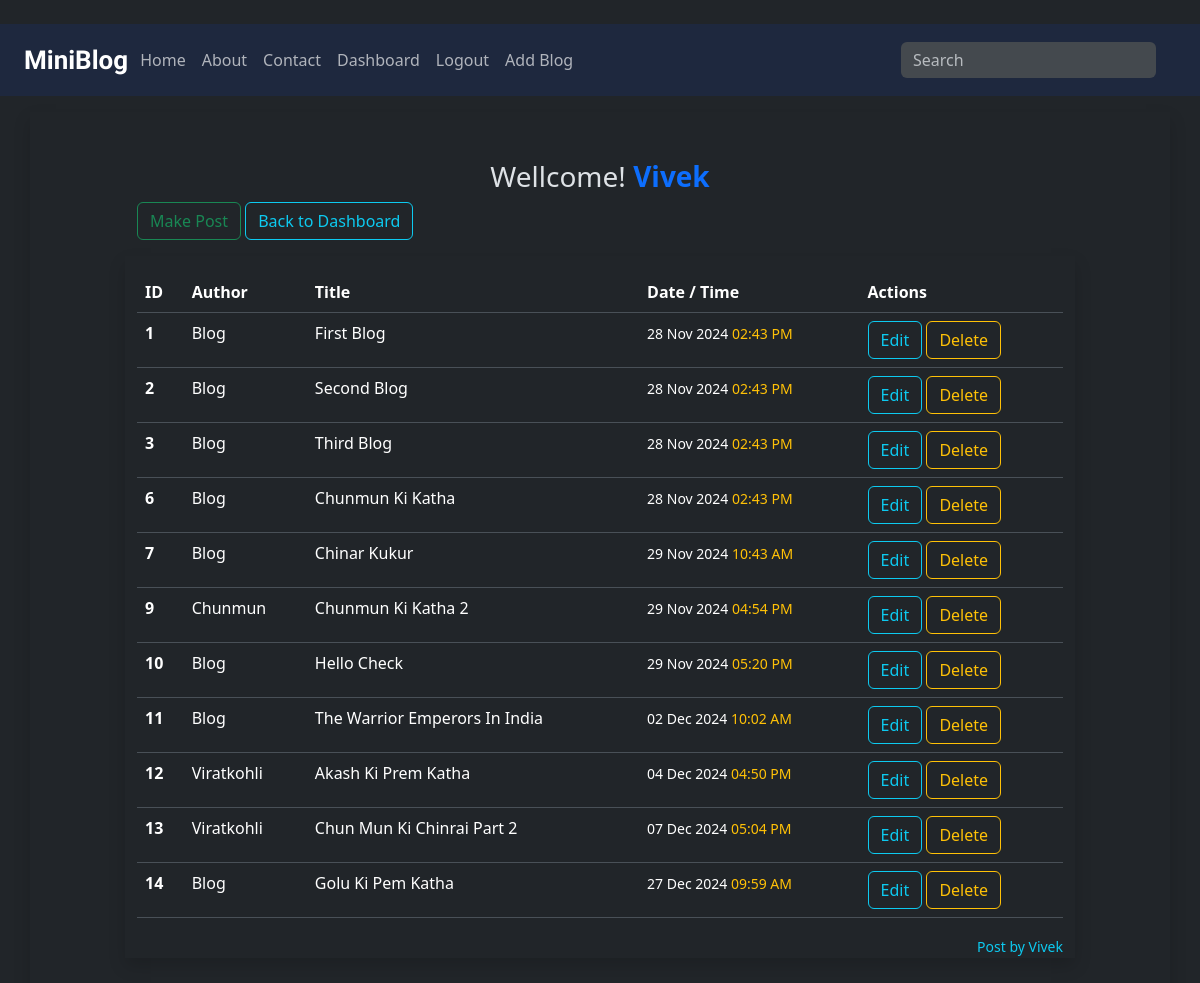
Before: /manage_post/ (signed in) with the older database file.
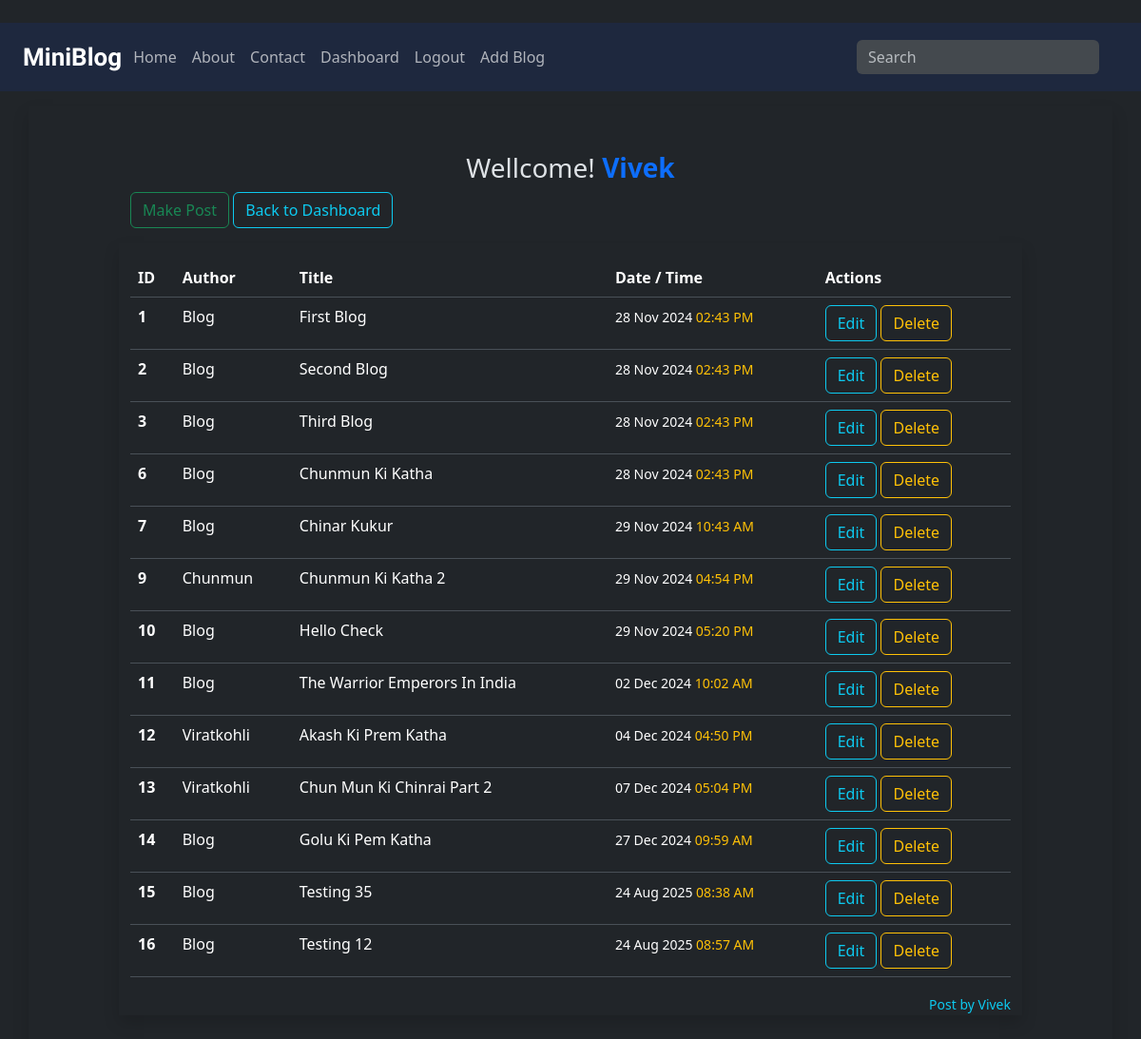
After: the same page with the newer database file.
### blog/models.py (models this page shows, shortened)
class blog_post(models.Model):
    CATEGORY_CHOICES = [
        ('general', 'General'),
        ('technology', 'Technology'),
        ('lifestyle', 'Lifestyle'),
        ('travel', 'Travel'),
        ('food', 'Food'),
        ('books', 'Books'),
    ]
    title = models.CharField(max_length= 150)
    desc = CKEditor5Field(config_name='extends')
    summry = models.TextField(blank=True , null= True)
    author = models.CharField(max_length= 100, default='Vivek..')
    created_by = models.ForeignKey(User, on_delete=models.CASCADE, default=1)
    created_at = models.DateTimeField(default=timezone.now)
    category = models.CharField(max_length=70 , choices=CATEGORY_CHOICES, default='general' )

### blog/views.py (the view)
# urls.py: path("manage_post/",views.manage_post, name= "manage_post" ),
def manage_post(request):
    if request.user.is_authenticated:
        if request.user.is_superuser:
            posts = blog_post.objects.all()
        else:
            posts = blog_post.objects.filter(created_by = request.user)
        return render(request , 'manage_post.html' , {'posts':posts})
    else:
        return HttpResponseRedirect('/login/')

### blog/templates/manage_post.html
{% extends "Base.html" %}
{% load static %}
{% block content %}
<div class="container mt-3 py-5  shadow chulbul ">
    <div class="row">
        <div class="col-10 offset-1 ">
            <h3 class="text-center mb-2"> Wellcome!<span class=" text-primary fw-bold">
                    {{request.user.first_name |title}}
                </span></h3>
            <div>
                <a href="{% url 'create_blog' %}" class="btn btn-outline-success">Make Post</a>
                <a href="{% url 'dashboard_page' %}" class="btn btn-outline-info ">Back to Dashboard</a>
            </div>
            <div class="row mt-3  shadow">
                <div class="col right mt-3 ">
                    {% if posts %}
                    <table class="table table-hover">
                        <thead class="text text-warning">
                            <tr>
                                <th scope="col">ID</th>
                                <th scope="col">Author</th>
                                <th scope="col">Title</th>
                                <th scope="col">Date / Time</th>
                                <th scope="col">Actions</th>
                            </tr>
                        </thead>
                        <tbody>
                            {% for blog in posts %}
                            <tr>
                                <th scope="row">{{ blog.id }}</th>
                                <td>{{ blog.created_by |title }}</td>
                                <td>{{ blog.title |title }}</td>
                                <td>
                                    <small>{{ blog.created_at|date:"d M Y" }}
                                        <span class="text-warning">
                                            {{blog.created_at|date:"h:i A"}}
                                        </span></small>
                                </td>
                                <td>
                                    <a href="{% url 'edit_post' id=blog.id %}" class="btn btn-outline-info">Edit</a>
                                    <a href="{% url 'delete_post' id=blog.id %}"
                                        class="btn btn-outline-warning">Delete</a>
                                </td>
                            </tr>
                            {% endfor %}
                        </tbody>
                    </table>
                    {% else %}
                    <p>No posts available.</p>
                    {% endif %}
                    <div class="mt-auto text-end text-info fw-medium">
                        <small>Post by {{request.user.first_name}}</small>
                    </div>
                </div>
            </div>
        </div>
    </div>
</div>
{% endblock %}

Changed rows visible on the page:
added blog_post: id "15", created_by "Blog", title "Testing 35", created_at "24 Aug 2025", created_at "08:38 AM"
added blog_post: id "16", created_by "Blog", title "Testing 12", created_at "24 Aug 2025", created_at "08:57 AM"
